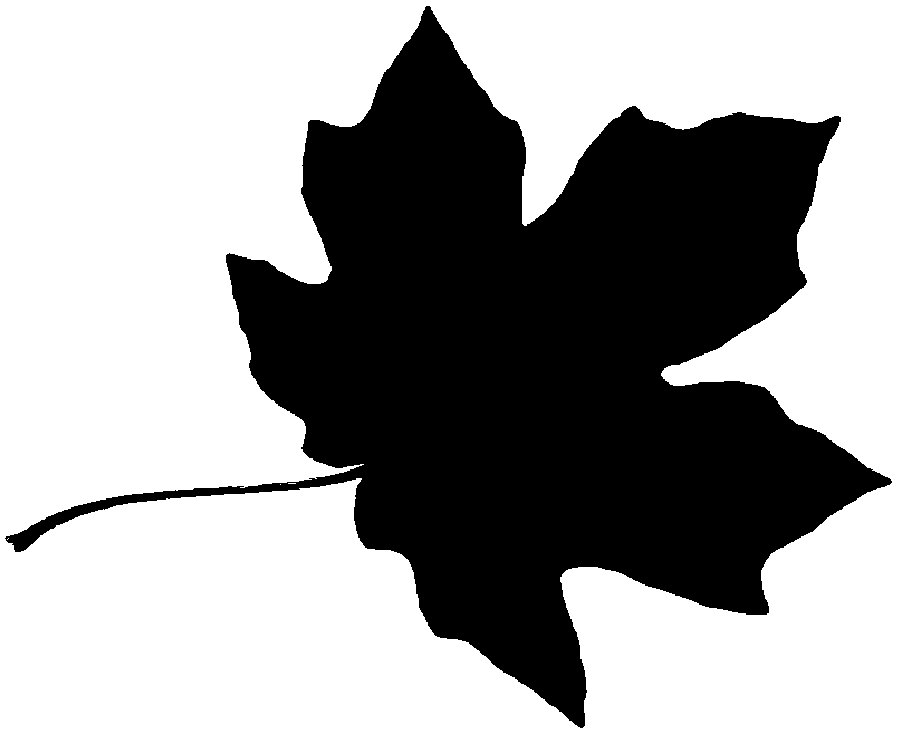
%> input picture labo/1_morphology/images/leaf.bmp, 900 x 730 px
$ octave --eval "opl_3_skelet;"   (GNU Octave 9; MATLAB toolbox functions it lacks are replaced by stand-ins)
%> lines starting %> are read from the running program, lines starting %| are printed output that depends on the picture; in (x1, y1, x2, y2) boxes, pixels count from 0 and x2, y2 are one past the last pixel; in counts of white or black regions, pixels touching at a corner belong together; the program's own positions count from 1
function opl_3_skelet()
%gewoon erode doen om 1 pixel te verkleinen, dan van vorig aftrekken, enkel
%border blijft dan nog over
leaf=not(imread('images/leaf.bmp'));
%> leaf: size 730x900 logical; 37.9% white; 1 white region, box (x1, y1, x2, y2) and area: (5, 6, 892, 728) 248872
leaf_erodeDisk =strel('disk',1);
%Verkleinen
leaf_erode = imerode(leaf,leaf_erodeDisk);
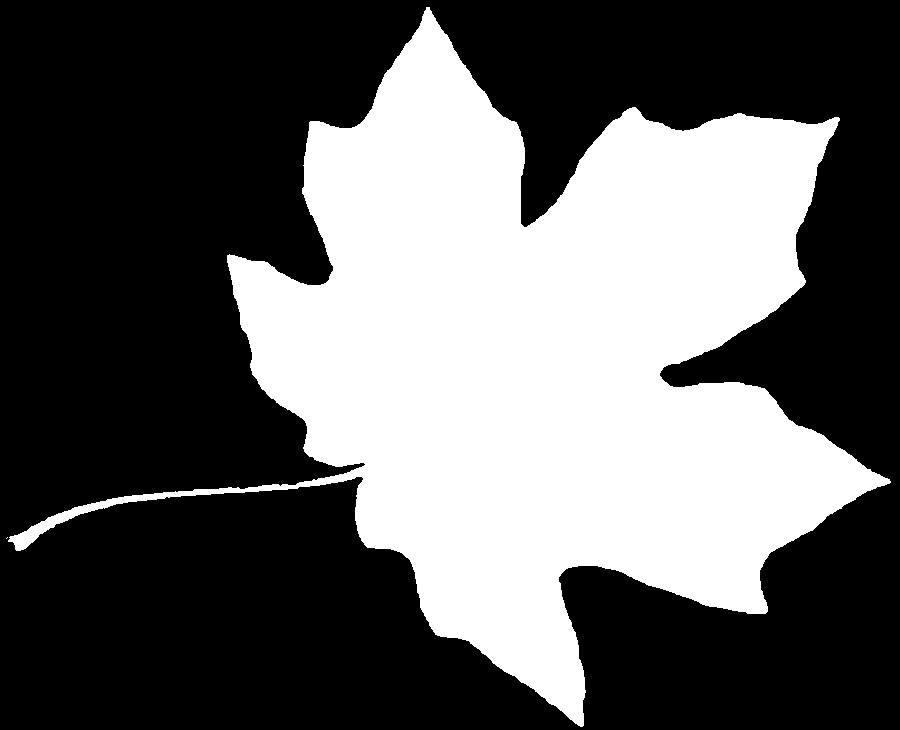
%> leaf_erode: size 730x900 logical; 37.3% white; 2 white regions (1 under 20 px), largest, box (x1, y1, x2, y2) and area: (8, 7, 891, 727) 245312
%Vergroten
leaf_dilate = imdilate(leaf,leaf_erodeDisk);
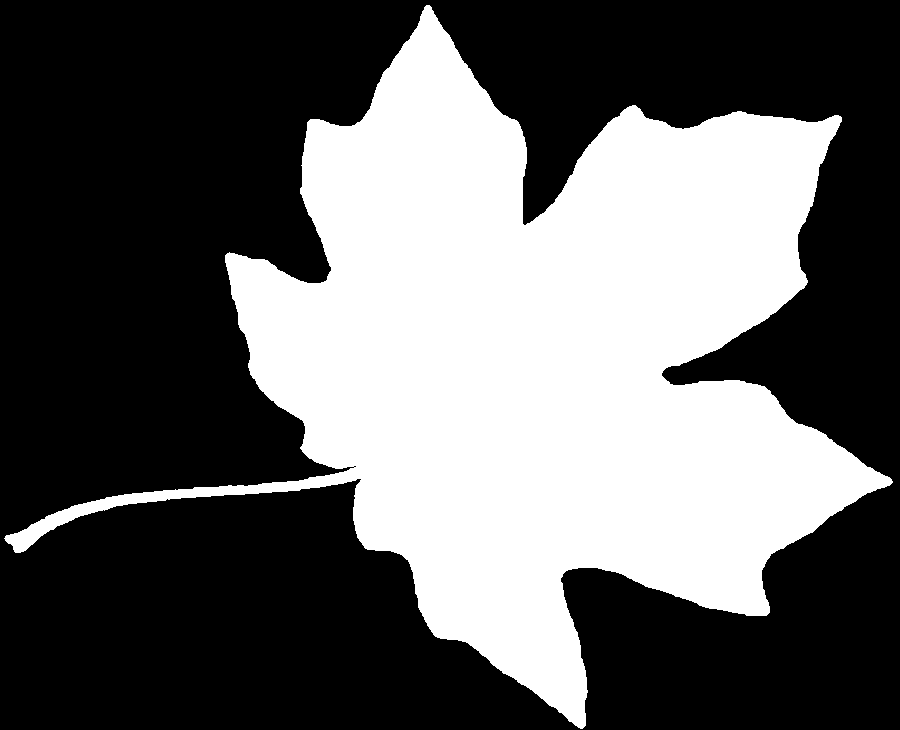
%> leaf_dilate: size 730x900 logical; 38.4% white; 1 white region, box (x1, y1, x2, y2) and area: (4, 5, 893, 729) 252425
%Veschil tonen, je kan ook gewoon het verschil: origineel - leaf_erode
%tonen, dan is de rand smaller
leaf_result = leaf_dilate - leaf_erode;
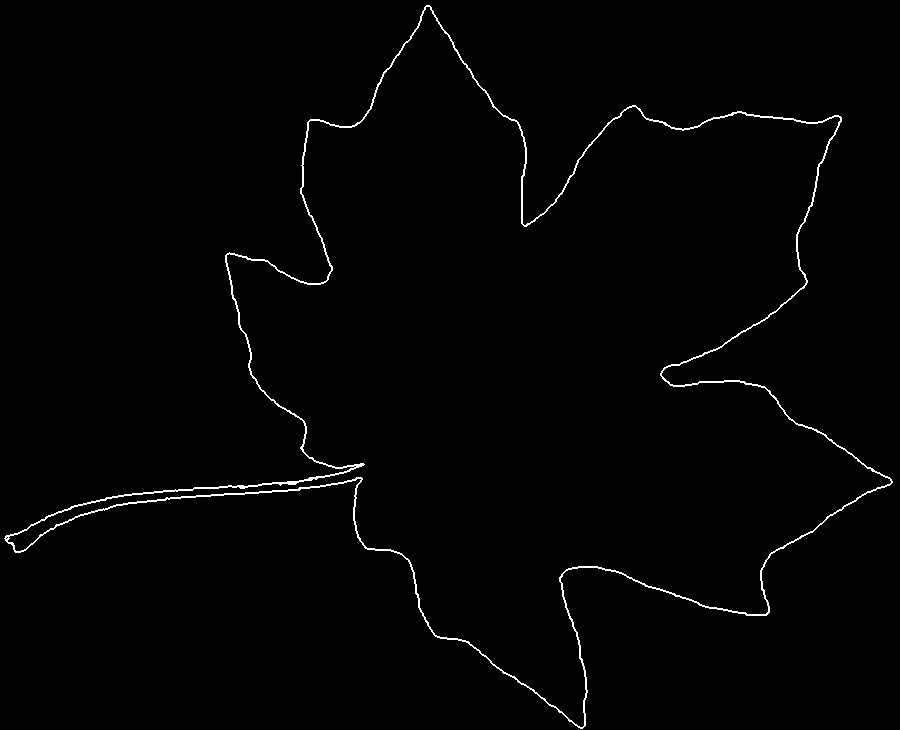
%> leaf_result: size 730x900 double; values 0 (black) and 1 (white), 1.1% white in thin lines or dots
figure, imshow(not(leaf_result)), title('origineel - erode');

%bwmorph geeft meteen de border
leaf_bwmorph = bwmorph(leaf,'remove');
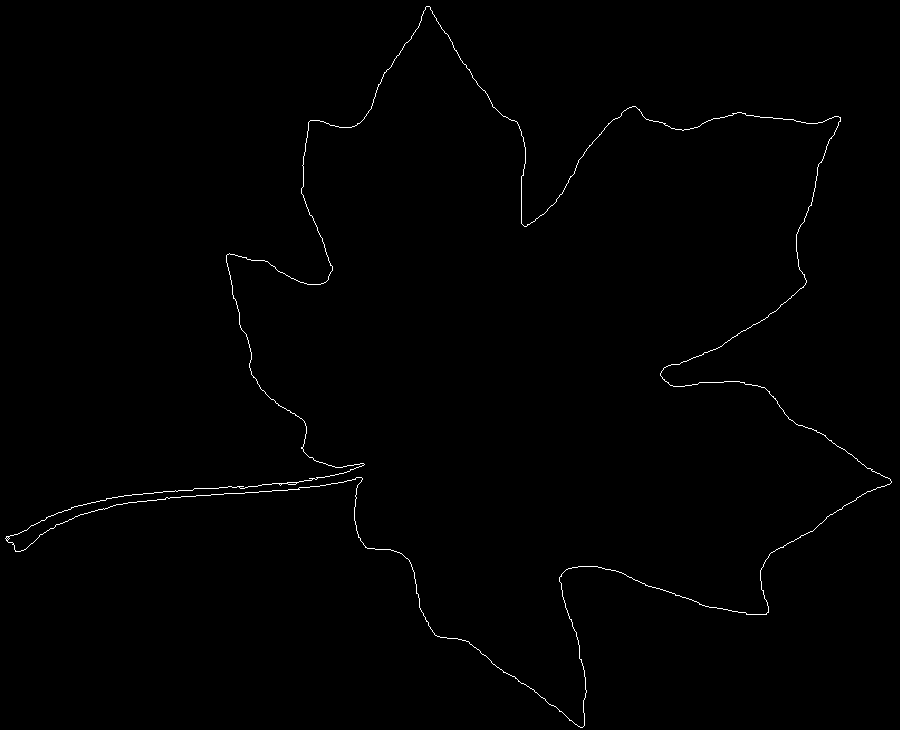
%> leaf_bwmorph: size 730x900 logical; 0.54% white in thin lines or dots
figure, imshow(not(leaf_bwmorph)), title('morph');

[B,L] = bwboundaries(leaf,'noholes'); %L bevat nu de continue regios,
%> B = 1 boundary; box (x1, y1, x2, y2) and points: (5, 6, 892, 728) 3546
%dus dat is de boundary
figure, imshow(not(L)), title('bwboundaries');

end

$ run again, with labo/1_morphology/images/squarecircle.bmp copied over labo/1_morphology/images/leaf.bmp
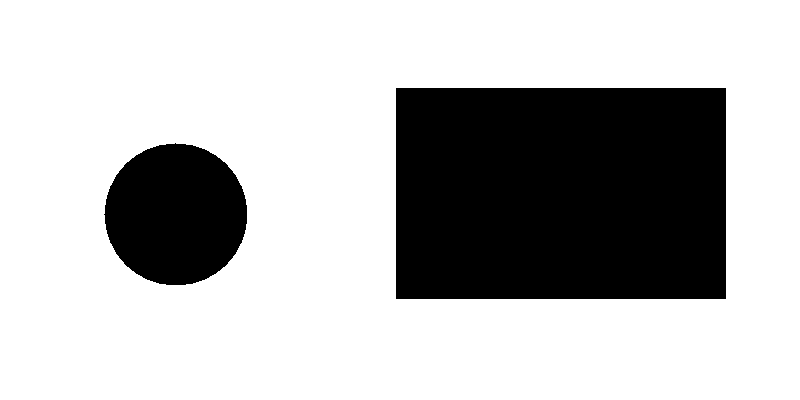
%> input picture labo/1_morphology/images/squarecircle.bmp, 800 x 400 px
%> leaf: size 400x800 logical; 26.7% white; 2 white regions, box (x1, y1, x2, y2) and area: (396, 88, 726, 299) 69630, (104, 143, 247, 285) 15856
%> leaf_erode: size 400x800 logical; 26.3% white; 2 white regions, box (x1, y1, x2, y2) and area: (397, 89, 725, 298) 68552, (105, 144, 246, 284) 15454
%> in opl_3_skelet, `leaf_dilate = imdilate(leaf,leaf_erodeDisk);`:
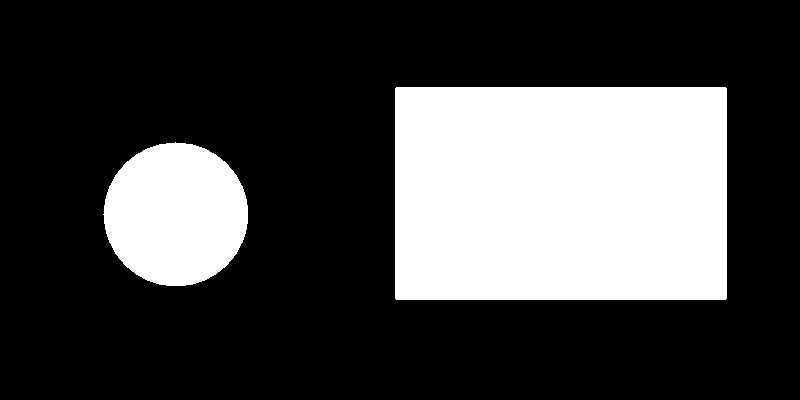
%> leaf_dilate: size 400x800 logical; 27.2% white; 2 white regions, box (x1, y1, x2, y2) and area: (395, 87, 727, 300) 70712, (103, 142, 248, 286) 16262
%> leaf_result: size 400x800 double; values 0 (black) and 1 (white), 0.93% white in thin lines or dots, all inside (x1, y1, x2, y2) = (103, 87, 727, 300)
%> leaf_bwmorph: size 400x800 logical; 0.46% white in thin lines or dots, all inside (x1, y1, x2, y2) = (104, 88, 726, 299)
%> in opl_3_skelet, `[B,L] = bwboundaries(leaf,'noholes');`:
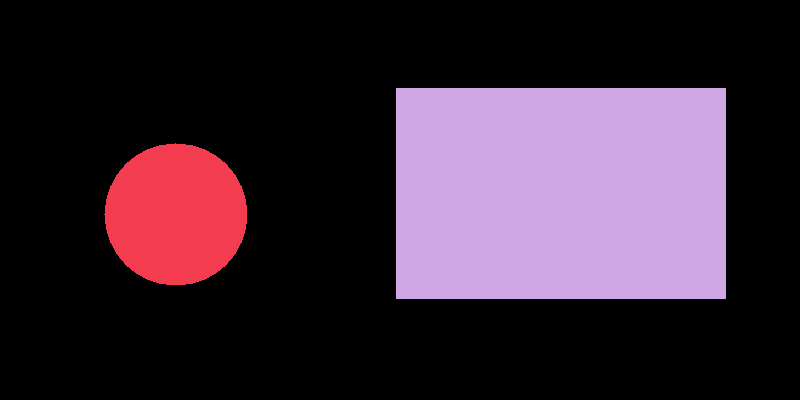
%> L: size 400x800 double; 3 distinct labels, from 0 to 2; one colour per label, 0 black
%> B = 2 boundaries; box (x1, y1, x2, y2) and points: (396, 88, 726, 299) 1079, (104, 143, 247, 285) 403
